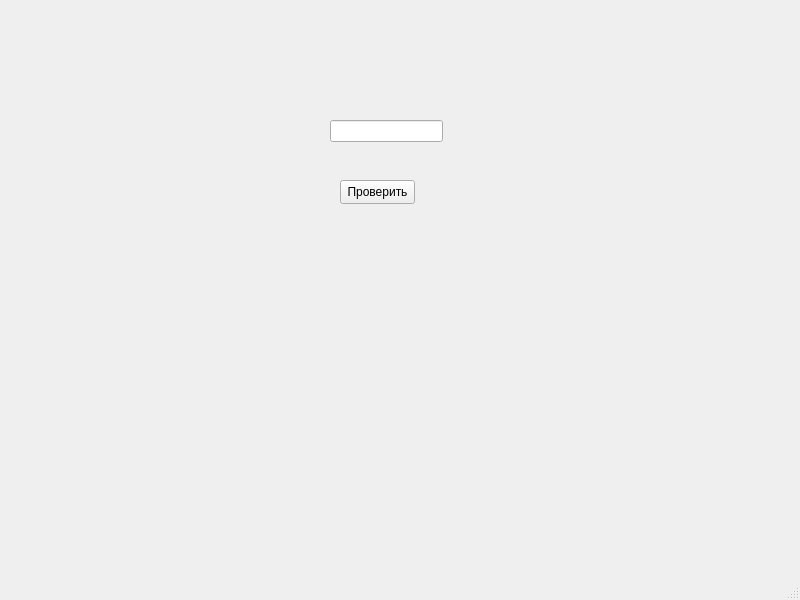
<?xml version="1.0" encoding="UTF-8"?>
<ui version="4.0">
 <class>MainWindow</class>
 <widget class="QMainWindow" name="MainWindow">
  <property name="geometry">
   <rect>
    <x>0</x>
    <y>0</y>
    <width>800</width>
    <height>600</height>
   </rect>
  </property>
  <property name="windowTitle">
   <string>MainWindow</string>
  </property>
  <widget class="QWidget" name="centralwidget">
   <widget class="QPushButton" name="btnCheck">
    <property name="geometry">
     <rect>
      <x>340</x>
      <y>180</y>
      <width>75</width>
      <height>24</height>
     </rect>
    </property>
    <property name="text">
     <string>Проверить</string>
    </property>
   </widget>
   <widget class="QLineEdit" name="edtLogin">
    <property name="geometry">
     <rect>
      <x>330</x>
      <y>120</y>
      <width>113</width>
      <height>22</height>
     </rect>
    </property>
   </widget>
  </widget>
  <widget class="QMenuBar" name="menubar">
   <property name="geometry">
    <rect>
     <x>0</x>
     <y>0</y>
     <width>800</width>
     <height>22</height>
    </rect>
   </property>
  </widget>
  <widget class="QStatusBar" name="statusbar"/>
 </widget>
 <resources/>
 <connections/>
</ui>
